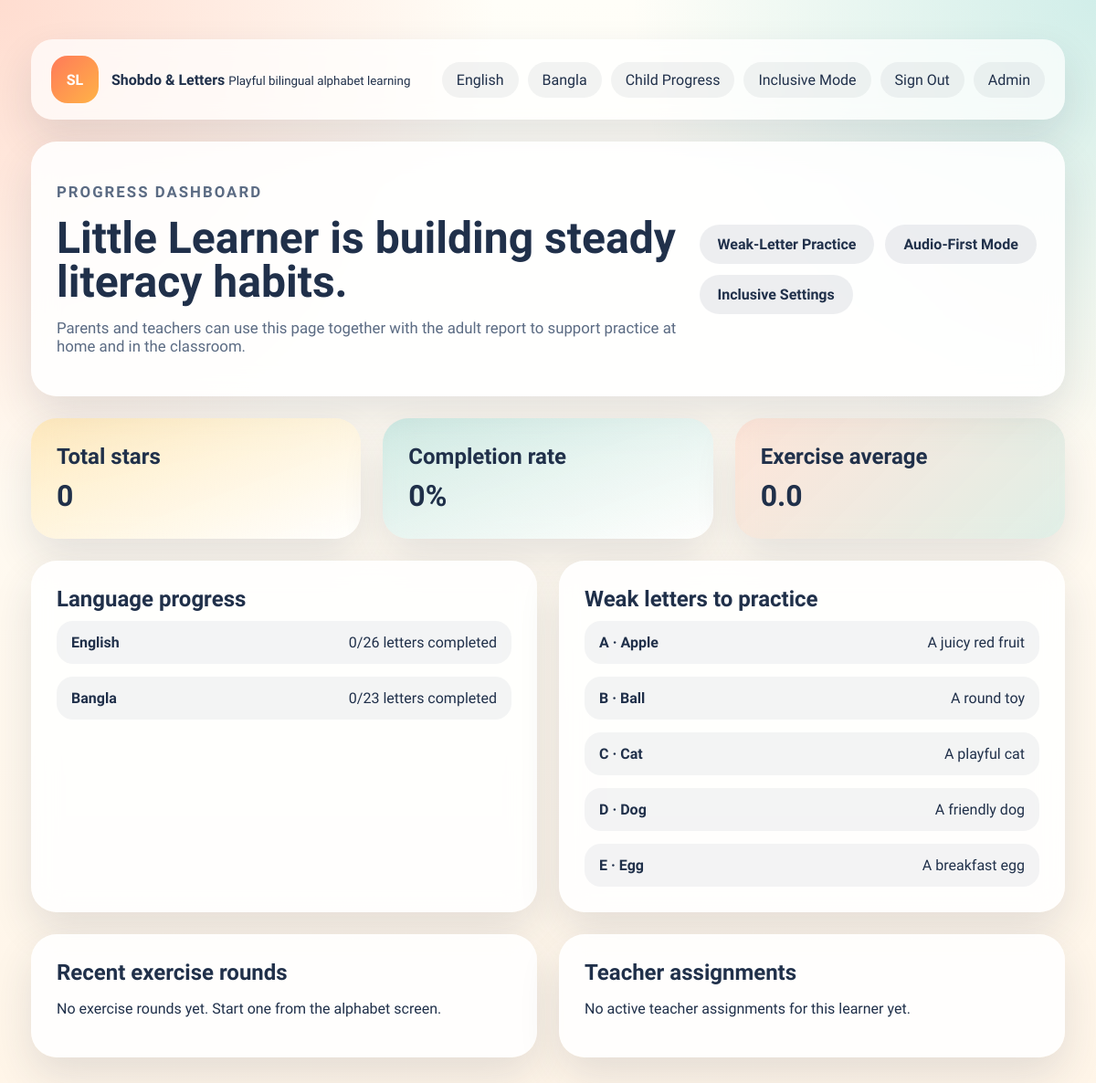
Screenshot of /learning/progress/ (signed in) with the database file from the repository.
### learning/models.py (models this page shows, shortened)
class ChildProfile(models.Model):
    name = models.CharField(max_length=80, default="Little Learner")
    age_group = models.CharField(max_length=20, blank=True)
    preferred_language = models.CharField(max_length=20, default="english")
    stars = models.PositiveIntegerField(default=0)
    owner = models.ForeignKey(
        settings.AUTH_USER_MODEL,
        on_delete=models.SET_NULL,
        null=True,
        blank=True,
        related_name="owned_children",
    )
    inclusive_mode = models.BooleanField(default=False)
    audio_first_mode = models.BooleanField(default=False)
    high_contrast_mode = models.BooleanField(default=False)
    large_text_mode = models.BooleanField(default=False)
    simplified_layout = models.BooleanField(default=False)
    created_at = models.DateTimeField(auto_now_add=True)

class Letter(models.Model):
    LANGUAGE_CHOICES = [
        ("english", "English"),
        ("bangla", "Bangla"),
    ]
    language = models.CharField(max_length=20, choices=LANGUAGE_CHOICES)
    symbol = models.CharField(max_length=10)
    slug = models.SlugField(max_length=120, unique=True, blank=True)
    name = models.CharField(max_length=50)
    transliteration = models.CharField(max_length=50, blank=True)
    word = models.CharField(max_length=100)
    word_translation = models.CharField(max_length=120, blank=True)
    emoji = models.CharField(max_length=10, blank=True)
    description = models.CharField(max_length=255)
    speech_text = models.CharField(max_length=120)
    sort_order = models.PositiveIntegerField(default=0)
    is_active = models.BooleanField(default=True)
    class Meta:
        ordering = ["sort_order", "symbol"]
        unique_together = ("language", "symbol")

### learning/views.py (the view)
# urls.py: path("progress/", views.progress_dashboard, name="progress"),
def progress_dashboard(request):
    profile = get_current_profile(request)
    selected_language = request.session.get("selected_language", profile.preferred_language)
    letters_by_language = {
        code: Letter.objects.filter(language=code, is_active=True).count() for code in LANGUAGE_META
    }
    progress_counts = {
        code: profile.letter_progress.filter(letter__language=code, completed=True).count()
        for code in LANGUAGE_META
    }
    attempt_summary = profile.attempts.aggregate(avg_score=Avg("score"), total_attempts=Count("id"))
    recent_attempts = profile.attempts.all()[:5]
    weak_letters = get_weak_letters(profile, selected_language, limit=5)
    active_assignments = profile.assignments.filter(is_active=True).select_related("teacher")[:5]
    completion_rate = 0
    if letters_by_language.get(selected_language):
        completion_rate = round(
            (progress_counts[selected_language] / letters_by_language[selected_language]) * 100
        )
    return render(
        request,
        "learning/progress.html",
        {
            "profile": profile,
            "selected_language": selected_language,
            "letters_by_language": letters_by_language,
            "progress_counts": progress_counts,
            "attempt_summary": attempt_summary,
            "recent_attempts": recent_attempts,
            "completion_rate": completion_rate,
            "language_cards": LANGUAGE_META,
            "weak_letters": weak_letters,
            "active_assignments": active_assignments,
        },
    )

### learning/templatetags/learning_tags.py (called while the page is built)
@register.filter
def get_item(mapping, key):
    if mapping is None:
        return None
    return mapping.get(key)

### learning/views.py (called while the page is built, shortened)
def get_current_profile(request):
    profile_id = request.session.get("child_profile_id")
    profile = ChildProfile.objects.filter(id=profile_id).first()
    if profile:
        return profile

def get_weak_letters(profile, language, limit=5):
    weak_progress = (
        profile.letter_progress.filter(letter__language=language)
        .annotate(weakness_gap=F("incorrect_answers") - F("correct_answers"))
        .filter(Q(incorrect_answers__gt=0) | Q(completed=False))
        .order_by("-weakness_gap", "-incorrect_answers", "letter__sort_order")
    )
    weak_letters = [item.letter for item in weak_progress[:limit]]
    if weak_letters:
        return weak_letters
    return list(Letter.objects.filter(language=language, is_active=True)[:limit])

### templates/learning/progress.html (shortened to what this page needs)
﻿{% extends 'base.html' %}
{% load learning_tags %}
{% block content %}
<section class="page-intro">
    <div>
        <p class="eyebrow">Progress Dashboard</p>
        <h1>{{ profile.name }} is building steady literacy habits.</h1>
        <p>Parents and teachers can use this page together with the adult report to support practice at home and in the classroom.</p>
    </div>
    <div class="intro-actions">
        <a class="button secondary" href="{% url 'learning:weak-letter-practice' selected_language %}">Weak-Letter Practice</a>
        <a class="button secondary" href="{% url 'learning:audio-first-mode' selected_language %}">Audio-First Mode</a>
        <a class="button secondary" href="{% url 'learning:inclusive-settings' %}">Inclusive Settings</a>
    </div>
</section>
<section class="stats-row">
    <article class="panel warm">
        <h2>Total stars</h2>
        <p class="big-number">{{ profile.stars }}</p>
    </article>
    <article class="panel cool">
        <h2>Completion rate</h2>
        <p class="big-number">{{ completion_rate }}%</p>
    </article>
    <article class="panel striped">
        <h2>Exercise average</h2>
        <p class="big-number">{{ attempt_summary.avg_score|default:0|floatformat:1 }}</p>
    </article>
</section>
<section class="grid-two">
    <article class="panel">
        <h2>Language progress</h2>
        <div class="language-progress-list">
            {% for key, card in language_cards.items %}
                <div class="progress-line">
                    <strong>{{ card.label }}</strong>
                    <span>{{ progress_counts|get_item:key }}/{{ letters_by_language|get_item:key }} letters completed</span>
                </div>
            {% endfor %}
        </div>
    </article>
    <article class="panel">
        <h2>Weak letters to practice</h2>
        {% if weak_letters %}
            <div class="attempt-list">
                {% for letter in weak_letters %}
                    <div class="attempt-item">
                        <strong>{{ letter.symbol }} · {{ letter.word }}</strong>
                        <span>{{ letter.word_translation }}</span>
                    </div>
                {% endfor %}
            </div>
        {% else %}
            <p>No weak letters right now. Great progress.</p>
        {% endif %}
    </article>
</section>
<section class="grid-two">
    <article class="panel">
        <h2>Recent exercise rounds</h2>
        {% if recent_attempts %}
            <div class="attempt-list">
                {% for attempt in recent_attempts %}
                    <a href="{% url 'learning:exercise-result' attempt.id %}" class="attempt-item">
                        <strong>{{ attempt.exercise_type|title }}</strong>
                        <span>{{ attempt.score }}/{{ attempt.total_questions }}</span>
                    </a>
                {% endfor %}
            </div>
        {% else %}
            <p>No exercise rounds yet. Start one from the alphabet screen.</p>
        {% endif %}
    </article>
    <article class="panel">
        <h2>Teacher assignments</h2>
        {% if active_assignments %}
            <div class="attempt-list">
                {% for assignment in active_assignments %}
                    <div class="attempt-item vertical-item">
                        <strong>{{ assignment.title }}</strong>
                        <span>{{ assignment.teacher.display_name }} · {{ assignment.language|title }}</span>
                        {% if assignment.note %}<span>{{ assignment.note }}</span>{% endif %}
                    </div>
                {% endfor %}
            </div>
        {% else %}
            <p>No active teacher assignments for this learner yet.</p>
        {% endif %}
    </article>
</section>
{% endblock %}

### static/learning/css/styles.css (style rules this page uses)
* { box-sizing: border-box; }
body { margin: 0; font-family: "Baloo 2", "Hind Siliguri", sans-serif; color: var(--ink); background: radial-gradient(circle at top left, rgba(255, 122, 89, 0.25), transparent 32%), radial-gradient(circle at top right, rgba(0, 166, 166, 0.18), transparent 30%), linear-gradient(180deg, #fffef8 0%, #fff5e8 100%); min-height: 100vh; }
a { color: inherit; text-decoration: none; }
.brand strong, h1, h2, h3 { font-family: "Baloo 2", sans-serif; }
.brand small, p, li, input, select, textarea, button, label { font-family: "Hind Siliguri", sans-serif; }
.hero-panel, .grid-two, .detail-layout, .stats-row { display: grid; gap: 24px; }
.panel, .hero-card, .detail-card, .question-card, .review-card, .result-hero, .page-intro, .auth-shell { background: var(--surface); border-radius: var(--radius); padding: 28px; box-shadow: var(--shadow); backdrop-filter: blur(14px); }
.panel.warm, .auth-shell.panel.warm { background: linear-gradient(160deg, rgba(255, 209, 102, 0.35), rgba(255, 255, 255, 0.88)); }
.panel.cool, .auth-shell.panel.cool { background: linear-gradient(160deg, rgba(0, 166, 166, 0.18), rgba(255, 255, 255, 0.88)); }
.panel.striped { background: linear-gradient(135deg, rgba(255, 122, 89, 0.16), rgba(0, 166, 166, 0.12)); }
.eyebrow { text-transform: uppercase; letter-spacing: 0.12em; color: var(--secondary); font-weight: 700; font-size: 0.8rem; }
h1 { font-size: clamp(2.2rem, 4vw, 4.4rem); line-height: 1; margin: 12px 0; }
h2 { margin: 0 0 10px; font-size: 1.5rem; }
.hero-copy, .page-intro p, .detail-subtitle, .help-copy { color: var(--muted); font-size: 1.05rem; }
.hero-actions, .intro-actions, .pager, .report-head { display: flex; flex-wrap: wrap; gap: 12px; align-items: center; }
.button { border: 0; cursor: pointer; border-radius: 999px; padding: 12px 20px; font-size: 1rem; font-weight: 700; transition: transform 0.2s ease, box-shadow 0.2s ease; display: inline-flex; align-items: center; justify-content: center; }
.button.secondary { background: rgba(32, 48, 74, 0.08); color: var(--ink); }
.stat-grid dd, .big-number { margin: 0; font-size: 2rem; font-weight: 700; }
.grid-two { grid-template-columns: repeat(2, minmax(0, 1fr)); margin-bottom: 24px; }
.page-intro { display: flex; justify-content: space-between; align-items: center; gap: 20px; margin-bottom: 24px; }
.stats-row { grid-template-columns: repeat(3, minmax(0, 1fr)); margin-bottom: 24px; }
.language-progress-list, .attempt-list { display: grid; gap: 14px; }
.progress-line, .attempt-item { display: flex; justify-content: space-between; gap: 12px; padding: 14px 16px; border-radius: 18px; background: rgba(32, 48, 74, 0.05); }

### rows the page displays
ChildProfile: name "Little Learner", stars "0", label "English", progress_counts "0", letters_by_language "26"
Letter: symbol "A", word "Apple", word_translation "A juicy red fruit"
Letter: symbol "B", word "Ball", word_translation "A round toy"
Letter: symbol "C", word "Cat", word_translation "A playful cat"
Letter: symbol "D", word "Dog", word_translation "A friendly dog"
Letter: symbol "E", word "Egg", word_translation "A breakfast egg"

### other values shown
{{ completion_rate }} "0"
{{ attempt_summary.avg_score|default:0|floatformat:1 }} "0.0"
{{ card.label }} "Bangla"
{{ progress_counts|get_item:key }} "0"
{{ letters_by_language|get_item:key }} "23"
